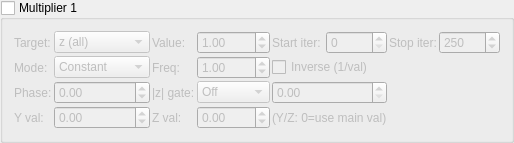
    <widget class="MyGroupBox" name="groupCheck_transf_function_enabledBx_false">
     <property name="title"><string>Multiplier 1</string></property>
     <property name="checkable"><bool>true</bool></property>
     <property name="checked"><bool>false</bool></property>
     <layout class="QGridLayout" name="gridLayout_mult1">
      <property name="spacing"><number>2</number></property>
      <item row="0" column="0">
       <widget class="QLabel"><property name="text"><string>Target:</string></property></widget>
      </item>
      <item row="0" column="1">
       <widget class="MyComboBox" name="comboBox_transf_multiplier_mode_1">
        <item><property name="text"><string notr="true">z (all)</string></property></item>
        <item><property name="text"><string notr="true">z.x</string></property></item>
        <item><property name="text"><string notr="true">z.y</string></property></item>
        <item><property name="text"><string notr="true">z.z</string></property></item>
        <item><property name="text"><string notr="true">DE</string></property></item>
        <item><property name="text"><string notr="true">color</string></property></item>
        <item><property name="text"><string notr="true">z.w</string></property></item>
        <item><property name="text"><string notr="true">z.xy</string></property></item>
        <item><property name="text"><string notr="true">z.xz</string></property></item>
        <item><property name="text"><string notr="true">z.yz</string></property></item>
        <item><property name="text"><string notr="true">color accum</string></property></item>
       </widget>
      </item>
      <item row="0" column="2">
       <widget class="QLabel"><property name="text"><string>Value:</string></property></widget>
      </item>
      <item row="0" column="3">
       <widget class="MyDoubleSpinBox" name="spinbox_transf_scale_4">
        <property name="minimum"><double>-100.0</double></property><property name="maximum"><double>100.0</double></property>
        <property name="singleStep"><double>0.01</double></property><property name="value"><double>1.0</double></property>
       </widget>
      </item>
      <item row="0" column="4">
       <widget class="QLabel"><property name="text"><string>Start iter:</string></property></widget>
      </item>
      <item row="0" column="5">
       <widget class="MySpinBox" name="spinboxInt_transf_start_iterations_B">
        <property name="minimum"><number>0</number></property><property name="maximum"><number>10000</number></property>
        <property name="value"><number>0</number></property>
       </widget>
      </item>
      <item row="0" column="6">
       <widget class="QLabel"><property name="text"><string>Stop iter:</string></property></widget>
      </item>
      <item row="0" column="7">
       <widget class="MySpinBox" name="spinboxInt_transf_stop_iterations_B">
        <property name="minimum"><number>0</number></property><property name="maximum"><number>10000</number></property>
        <property name="value"><number>250</number></property>
       </widget>
      </item>
      <item row="1" column="0">
       <widget class="QLabel"><property name="text"><string>Mode:</string></property></widget>
      </item>
      <item row="1" column="1">
       <widget class="MyComboBox" name="comboBox_transf_multiplier_value_mode_1">
        <item><property name="text"><string notr="true">Constant</string></property></item>
        <item><property name="text"><string notr="true">Sine</string></property></item>
        <item><property name="text"><string notr="true">Ramp</string></property></item>
        <item><property name="text"><string notr="true">Exponential</string></property></item>
        <item><property name="text"><string notr="true">Triangle</string></property></item>
        <item><property name="text"><string notr="true">Square</string></property></item>
        <item><property name="text"><string notr="true">Smoothstep</string></property></item>
       </widget>
      </item>
      <item row="1" column="2">
       <widget class="QLabel"><property name="text"><string>Freq:</string></property></widget>
      </item>
      <item row="1" column="3">
       <widget class="MyDoubleSpinBox" name="spinbox_transf_multiplier_frequency_1">
        <property name="minimum"><double>0.01</double></property><property name="maximum"><double>100.0</double></property>
        <property name="singleStep"><double>0.1</double></property><property name="value"><double>1.0</double></property>
       </widget>
      </item>
      <item row="1" column="4" colspan="2">
       <widget class="MyCheckBox" name="checkBox_transf_multiplier_inverse_1">
        <property name="text"><string>Inverse (1/val)</string></property>
       </widget>
      </item>
      <item row="2" column="0">
       <widget class="QLabel"><property name="text"><string>Phase:</string></property></widget>
      </item>
      <item row="2" column="1">
       <widget class="MyDoubleSpinBox" name="spinbox_transf_multiplier_phase_1">
        <property name="minimum"><double>-10.0</double></property><property name="maximum"><double>10.0</double></property>
        <property name="singleStep"><double>0.1</double></property><property name="value"><double>0.0</double></property>
       </widget>
      </item>
      <item row="2" column="2">
       <widget class="QLabel"><property name="text"><string>|z| gate:</string></property></widget>
      </item>
      <item row="2" column="3">
       <widget class="MyComboBox" name="comboBox_transf_multiplier_threshold_mode_1">
        <item><property name="text"><string notr="true">Off</string></property></item>
        <item><property name="text"><string notr="true">&gt; thresh</string></property></item>
        <item><property name="text"><string notr="true">&lt; thresh</string></property></item>
       </widget>
      </item>
      <item row="2" column="4" colspan="2">
       <widget class="MyDoubleSpinBox" name="spinbox_transf_multiplier_threshold_1">
        <property name="minimum"><double>0.0</double></property><property name="maximum"><double>1000.0</double></property>
        <property name="singleStep"><double>0.1</double></property><property name="value"><double>0.0</double></property>
       </widget>
      </item>
      <item row="3" column="0">
       <widget class="QLabel"><property name="text"><string>Y val:</string></property></widget>
      </item>
      <item row="3" column="1">
       <widget class="MyDoubleSpinBox" name="spinbox_transf_multiplier_scale_y_1">
        <property name="minimum"><double>-100.0</double></property><property name="maximum"><double>100.0</double></property>
        <property name="singleStep"><double>0.01</double></property><property name="value"><double>0.0</double></property>
       </widget>
      </item>
      <item row="3" column="2">
       <widget class="QLabel"><property name="text"><string>Z val:</string></property></widget>
      </item>
      <item row="3" column="3">
       <widget class="MyDoubleSpinBox" name="spinbox_transf_multiplier_scale_z_1">
        <property name="minimum"><double>-100.0</double></property><property name="maximum"><double>100.0</double></property>
        <property name="singleStep"><double>0.01</double></property><property name="value"><double>0.0</double></property>
       </widget>
      </item>
      <item row="3" column="4" colspan="2">
       <widget class="QLabel"><property name="text"><string notr="true">(Y/Z: 0=use main val)</string></property></widget>
      </item>
     </layout>
    </widget>
